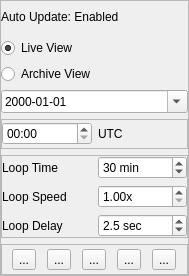
<?xml version="1.0" encoding="UTF-8"?>
<ui version="4.0">
 <class>AnimationDockWidget</class>
 <widget class="QFrame" name="AnimationDockWidget">
  <property name="geometry">
   <rect>
    <x>0</x>
    <y>0</y>
    <width>189</width>
    <height>276</height>
   </rect>
  </property>
  <property name="frameShape">
   <enum>QFrame::Shape::StyledPanel</enum>
  </property>
  <property name="frameShadow">
   <enum>QFrame::Shadow::Raised</enum>
  </property>
  <layout class="QVBoxLayout" name="verticalLayout_3">
   <property name="leftMargin">
    <number>0</number>
   </property>
   <property name="topMargin">
    <number>0</number>
   </property>
   <property name="rightMargin">
    <number>0</number>
   </property>
   <property name="bottomMargin">
    <number>0</number>
   </property>
   <item>
    <widget class="QLabel" name="autoUpdateLabel">
     <property name="text">
      <string>Auto Update: Enabled</string>
     </property>
    </widget>
   </item>
   <item>
    <widget class="QRadioButton" name="liveViewRadioButton">
     <property name="text">
      <string>Live View</string>
     </property>
     <property name="checked">
      <bool>true</bool>
     </property>
    </widget>
   </item>
   <item>
    <widget class="QRadioButton" name="archiveViewRadioButton">
     <property name="text">
      <string>Archive View</string>
     </property>
    </widget>
   </item>
   <item>
    <widget class="QDateEdit" name="dateEdit">
     <property name="correctionMode">
      <enum>QAbstractSpinBox::CorrectionMode::CorrectToNearestValue</enum>
     </property>
     <property name="minimumDateTime">
      <datetime>
       <hour>0</hour>
       <minute>0</minute>
       <second>0</second>
       <year>1991</year>
       <month>6</month>
       <day>1</day>
      </datetime>
     </property>
     <property name="displayFormat">
      <string>yyyy-MM-dd</string>
     </property>
     <property name="calendarPopup">
      <bool>true</bool>
     </property>
    </widget>
   </item>
   <item>
    <widget class="QFrame" name="frame">
     <property name="frameShape">
      <enum>QFrame::Shape::StyledPanel</enum>
     </property>
     <property name="frameShadow">
      <enum>QFrame::Shadow::Raised</enum>
     </property>
     <layout class="QHBoxLayout" name="horizontalLayout">
      <property name="leftMargin">
       <number>0</number>
      </property>
      <property name="topMargin">
       <number>0</number>
      </property>
      <property name="rightMargin">
       <number>0</number>
      </property>
      <property name="bottomMargin">
       <number>0</number>
      </property>
      <item>
       <widget class="QTimeEdit" name="timeEdit">
        <property name="correctionMode">
         <enum>QAbstractSpinBox::CorrectionMode::CorrectToNearestValue</enum>
        </property>
        <property name="displayFormat">
         <string>HH:mm</string>
        </property>
       </widget>
      </item>
      <item>
       <widget class="QLabel" name="timeZoneLabel">
        <property name="text">
         <string>UTC</string>
        </property>
       </widget>
      </item>
     </layout>
    </widget>
   </item>
   <item>
    <widget class="QFrame" name="frame_3">
     <property name="frameShape">
      <enum>QFrame::Shape::StyledPanel</enum>
     </property>
     <property name="frameShadow">
      <enum>QFrame::Shadow::Raised</enum>
     </property>
     <layout class="QGridLayout" name="gridLayout">
      <property name="leftMargin">
       <number>0</number>
      </property>
      <property name="topMargin">
       <number>0</number>
      </property>
      <property name="rightMargin">
       <number>0</number>
      </property>
      <property name="bottomMargin">
       <number>0</number>
      </property>
      <item row="0" column="1">
       <widget class="QSpinBox" name="loopTimeSpinBox">
        <property name="correctionMode">
         <enum>QAbstractSpinBox::CorrectionMode::CorrectToNearestValue</enum>
        </property>
        <property name="suffix">
         <string> min</string>
        </property>
        <property name="minimum">
         <number>1</number>
        </property>
        <property name="maximum">
         <number>2880</number>
        </property>
        <property name="value">
         <number>30</number>
        </property>
       </widget>
      </item>
      <item row="1" column="0">
       <widget class="QLabel" name="loopSpeedLabel">
        <property name="text">
         <string>Loop Speed</string>
        </property>
       </widget>
      </item>
      <item row="2" column="0">
       <widget class="QLabel" name="loopDelayLabel">
        <property name="text">
         <string>Loop Delay</string>
        </property>
       </widget>
      </item>
      <item row="2" column="1">
       <widget class="QDoubleSpinBox" name="loopDelaySpinBox">
        <property name="suffix">
         <string> sec</string>
        </property>
        <property name="decimals">
         <number>1</number>
        </property>
        <property name="maximum">
         <double>15.000000000000000</double>
        </property>
        <property name="singleStep">
         <double>0.100000000000000</double>
        </property>
        <property name="value">
         <double>2.500000000000000</double>
        </property>
       </widget>
      </item>
      <item row="1" column="1">
       <widget class="QDoubleSpinBox" name="loopSpeedSpinBox">
        <property name="correctionMode">
         <enum>QAbstractSpinBox::CorrectionMode::CorrectToNearestValue</enum>
        </property>
        <property name="suffix">
         <string>x</string>
        </property>
        <property name="minimum">
         <double>1.000000000000000</double>
        </property>
        <property name="value">
         <double>1.000000000000000</double>
        </property>
       </widget>
      </item>
      <item row="0" column="0">
       <widget class="QLabel" name="loopTimeLabel">
        <property name="text">
         <string>Loop Time</string>
        </property>
       </widget>
      </item>
     </layout>
    </widget>
   </item>
   <item>
    <widget class="QFrame" name="frame_2">
     <property name="frameShape">
      <enum>QFrame::Shape::StyledPanel</enum>
     </property>
     <property name="frameShadow">
      <enum>QFrame::Shadow::Raised</enum>
     </property>
     <layout class="QHBoxLayout" name="horizontalLayout_2">
      <property name="spacing">
       <number>1</number>
      </property>
      <property name="leftMargin">
       <number>0</number>
      </property>
      <property name="topMargin">
       <number>0</number>
      </property>
      <property name="rightMargin">
       <number>0</number>
      </property>
      <property name="bottomMargin">
       <number>0</number>
      </property>
      <item>
       <widget class="QToolButton" name="beginButton">
        <property name="text">
         <string>...</string>
        </property>
        <property name="icon">
         <iconset resource="../../../../scwx-qt.qrc">
          <normaloff>:/res/icons/font-awesome-6/backward-step-solid.svg</normaloff>:/res/icons/font-awesome-6/backward-step-solid.svg</iconset>
        </property>
       </widget>
      </item>
      <item>
       <widget class="QToolButton" name="stepBackButton">
        <property name="text">
         <string>...</string>
        </property>
        <property name="icon">
         <iconset resource="../../../../scwx-qt.qrc">
          <normaloff>:/res/icons/font-awesome-6/angle-left-solid.svg</normaloff>:/res/icons/font-awesome-6/angle-left-solid.svg</iconset>
        </property>
       </widget>
      </item>
      <item>
       <widget class="QToolButton" name="playButton">
        <property name="text">
         <string>...</string>
        </property>
        <property name="icon">
         <iconset resource="../../../../scwx-qt.qrc">
          <normaloff>:/res/icons/font-awesome-6/play-solid.svg</normaloff>:/res/icons/font-awesome-6/play-solid.svg</iconset>
        </property>
       </widget>
      </item>
      <item>
       <widget class="QToolButton" name="stepNextButton">
        <property name="text">
         <string>...</string>
        </property>
        <property name="icon">
         <iconset resource="../../../../scwx-qt.qrc">
          <normaloff>:/res/icons/font-awesome-6/angle-right-solid.svg</normaloff>:/res/icons/font-awesome-6/angle-right-solid.svg</iconset>
        </property>
       </widget>
      </item>
      <item>
       <widget class="QToolButton" name="endButton">
        <property name="text">
         <string>...</string>
        </property>
        <property name="icon">
         <iconset resource="../../../../scwx-qt.qrc">
          <normaloff>:/res/icons/font-awesome-6/forward-step-solid.svg</normaloff>:/res/icons/font-awesome-6/forward-step-solid.svg</iconset>
        </property>
       </widget>
      </item>
     </layout>
    </widget>
   </item>
  </layout>
 </widget>
 <resources>
  <include location="../../../../scwx-qt.qrc"/>
 </resources>
 <connections/>
</ui>
